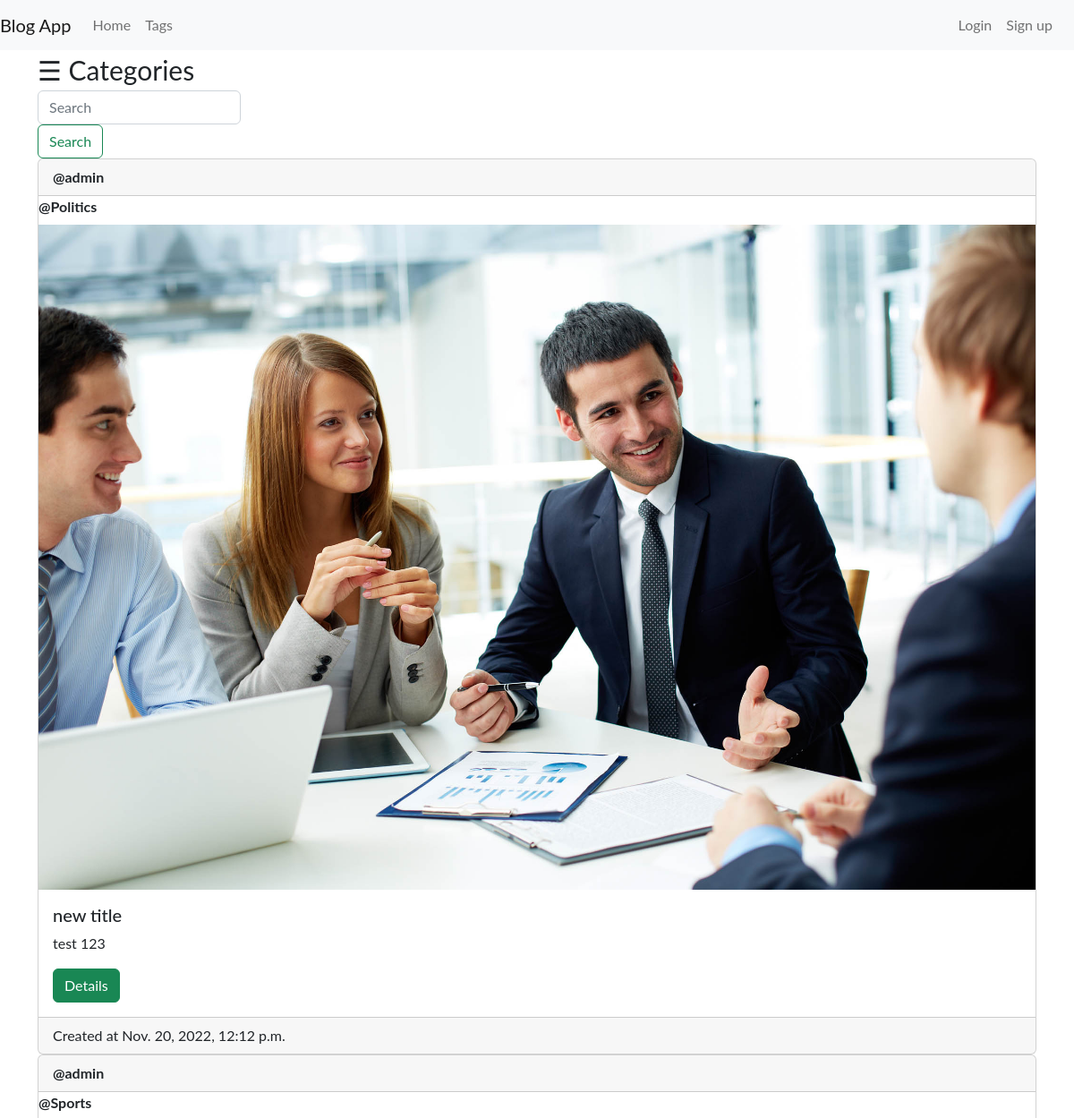
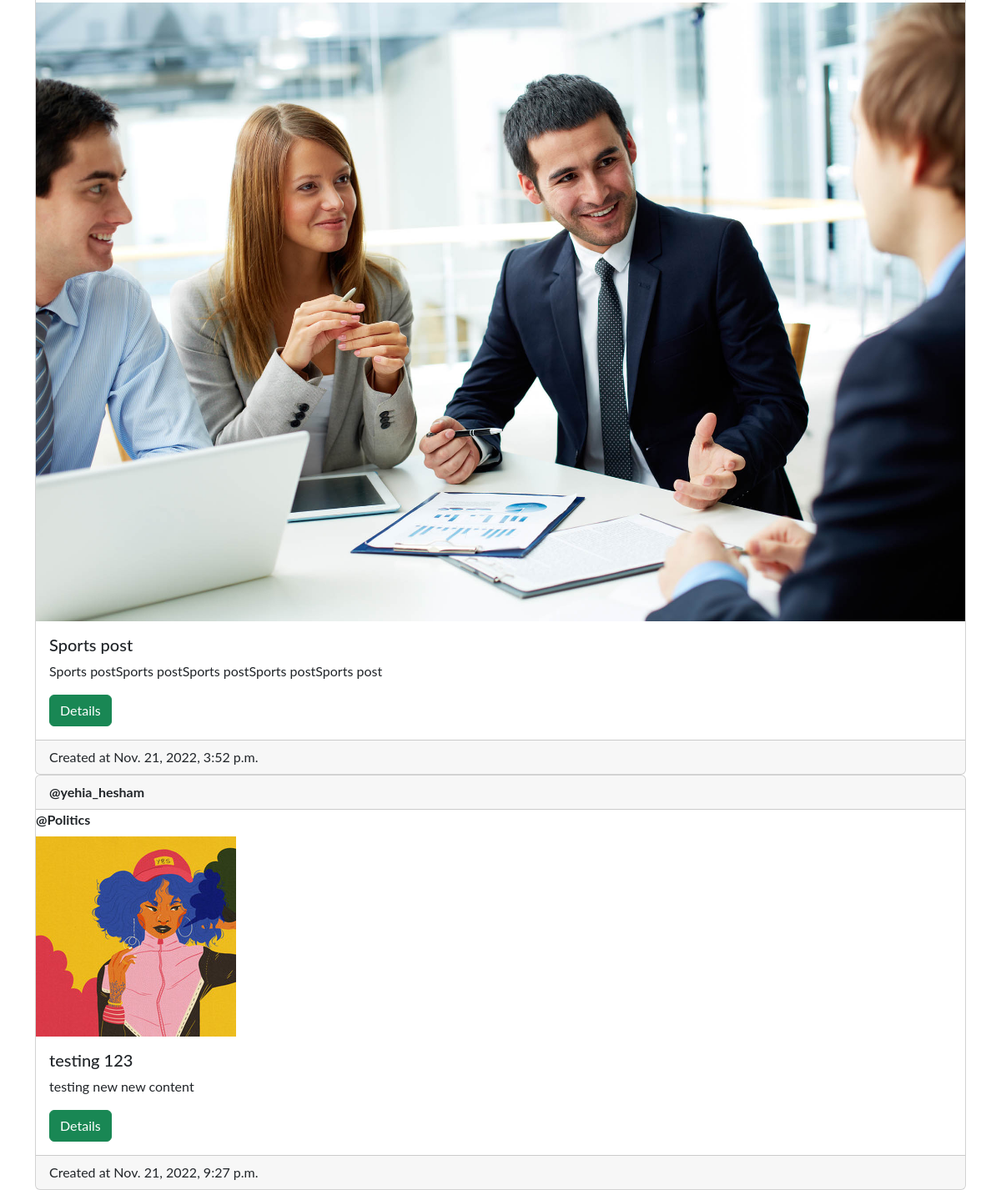
The page / on the database its author committed (2 pictures, top to bottom).
### main/models.py (models this page shows, shortened)
class Post(models.Model):
    author = models.ForeignKey(User, on_delete=models.CASCADE)
    category = models.ForeignKey(Category, on_delete=models.SET_NULL,null=True, blank=True)
    title = models.CharField(max_length=100)
    picture = models.ImageField(upload_to='post/images/',height_field=None, width_field=None,null=True,blank=True)
    content = models.TextField()
    likes = models.ManyToManyField(User,blank=True, related_name='post_like')
    dislikes = models.ManyToManyField(User,blank=True, related_name='post_dislike')
    tags = models.ManyToManyField(Tag,blank=True, related_name='tag_post')
    created_at = models.DateTimeField(auto_now_add=True)
    updated_at = models.DateTimeField(auto_now=True)
    def get_image_url(self):
        return f"/media/{self.picture}"
    def get_show_url(self):
        return reverse("post.description",args=[self.id])

class Category(models.Model):
    name = models.CharField(max_length=100)
    subscribers = models.ManyToManyField(settings.AUTH_USER_MODEL,blank=True, related_name='category_sub')
    created_at = models.DateTimeField(auto_now_add=True)
    updated_at = models.DateTimeField(auto_now=True)

### main/views.py (the view, shortened to what this page needs)
# urls.py: 2. Add a URL to urlpatterns:  path('', views.home, name='home')
def home(request):
    if len(request.user.groups.filter(name='banned')):
        return HttpResponse(f"<h1>Your account ({request.user.username}) is Banned, please contact admin </h1>")
    if request.user.is_authenticated:
        subbed_cats = Category.objects.filter(subscribers__in=[request.user])
        print("new render: =======\n","current subbed cats:")
        for cat in subbed_cats:
            print(f"-- {cat.name}")
    else:
        subbed_cats = None
    if subbed_cats:
        posts = []
        for cat in subbed_cats:
            cat_posts = Post.objects.filter(category=cat).order_by('created_at')
            for post in cat_posts:
                posts.append(post)
    else:
        posts = Post.objects.all().order_by('created_at')
    limit = 5
    end = len(posts) if len(posts) <= limit else limit
    posts = posts[:end]
    categories = Category.objects.all()
    return render(request, 'main/home.html',{"posts":posts,"categories":categories})

### main/templatetags/has_group.py (called while the page is built)
@register.filter(name='has_group')
def has_group(user, group_name):
    group = Group.objects.get(name=group_name)
    return True if group in user.groups.all() else False

### main/templates/main/home.html (shortened to what this page needs)
{% extends 'main/base.html' %}
{% load has_group %}
{% load static %}
{% block content %}
    </head>
    <body>
    <span style="font-size:30px;cursor:pointer" onclick="openNav()">&#9776; Categories</span>
  <div class="d-flex">
    <form class="form-inline" method="POST" action="{% url 'post.search' %}">
      <input name="search-term" class="form-control mr-sm-2" type="search" placeholder="Search" aria-label="Search">
      <button class="btn btn-outline-success my-2 my-sm-0" type="submit">Search</button>
    </form>
  </div>
    {% for post in posts %}
    <div class="card  ">
      <div class="card-header"><strong>@{{post.author.username}}</strong></div>
      <div class="card-title"><strong>@{{post.category.name}}</strong></div>
      <div class="bg-image hover-overlay ripple" data-mdb-ripple-color="light">
        <img src="{{post.get_image_url}}" alt="post {{post.title}} image" class="img-fluid" />
      </div>
      <div class="card-body">
        <h5 class="card-title">{{post.title}}</h5>
        <p class="card-text">
          {{post.content}}
        </p>
        <a href="{{post.get_show_url}}" class="btn btn-success"> Details </a>
      </div>
      <div class="card-footer">Created at {{post.created_at}}</div>
    </div>
    {% empty %}
    <p>No Posts found</p>
    {% endfor %}
{% endblock %}

### main/templates/main/base.html (shortened to what this page needs)
{% load has_group %}
<!DOCTYPE html>
<html lang="en">
<head>
    <link href="https://cdn.jsdelivr.net/npm/bootstrap@5.2.2/dist/css/bootstrap.min.css" rel="stylesheet">
</head>
<body>
    <nav class="navbar navbar-expand-lg navbar-light bg-light">
        <a class="navbar-brand" href="#">Blog App</a>
        <div class="collapse navbar-collapse" id="navbarNav">
          <ul class="navbar-nav">
            <li class="nav-item">
              <a class="nav-link" href="/home">Home</a>
            </li>
            <li class="nav-item">
              <a class="nav-link" href="/list-tags">Tags</a>
            </li>
           </ul>
        </div>
        <div>
           <ul class="navbar-nav mx-3">
            {% if user.is_authenticated %}
              <span class='navbar-text'>Logged in as {{user.username}} |</span>
            <li class="nav-item">
                <a class="nav-link" href="/logout">Logout</a>
            </li>
            {% else %}
            <li class="nav-item">
                <a class="nav-link" href="/login">Login</a>
              </li>
              <li class="nav-item">
                <a class="nav-link" href="/sign-up">Sign up</a>
              </li>
            {% endif %}
          </ul>
        </div>
      </nav>
    <div class="container">
        {% block content %}
        {% endblock %}
    </div>
</body>
</html>

### main/templates/main/home.html (style rules this page uses)
body { font-family: "Lato", sans-serif; }

### rows shown on the page
Post: author.username "admin", category.name "Politics", get_image_url (picture), title "new title", content "test 123", created_at "Nov. 20, 2022, 12:12 p.m."
Post: author.username "admin", category.name "Sports", get_image_url (picture), title "Sports post", content "Sports postSports postSports postSports postSports post", created_at "Nov. 21, 2022, 3:52 p.m."
Post: author.username "yehia_hesham", category.name "Politics", get_image_url (picture), title "testing 123", content "testing new new content", created_at "Nov. 21, 2022, 9:27 p.m."
